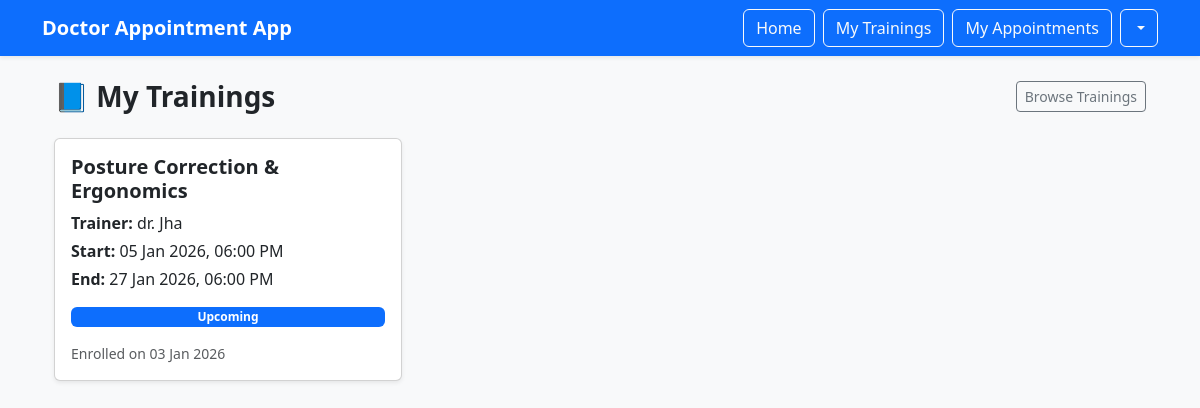
The app's page /training/my-trainings/ (signed in) with its own data.
### training/models.py (models this page shows, shortened)
class TrainingEnrollment(models.Model):
    course = models.ForeignKey(
        TrainingCourse,
        on_delete=models.CASCADE,
        related_name="enrollments"
    )
    user = models.ForeignKey(
        User,
        on_delete=models.CASCADE
    )
    full_name = models.CharField(max_length=100)
    phone = models.CharField(max_length=15)
    email = models.EmailField()
    enrolled_at = models.DateTimeField(auto_now_add=True)
    class Meta:
        unique_together = ("course", "user")

class TrainingCourse(models.Model):
    name = models.CharField(max_length=100)
    trainer_name = models.CharField(max_length=100)
    STATUS_CHOICES = [
        ("UPCOMING", "Upcoming"),
        ("ONGOING", "Ongoing"),
        ("COMPLETED", "Completed"),
    ]
    status = models.CharField(
        max_length=20,
        choices=STATUS_CHOICES,
        default="UPCOMING"
    )
    start_datetime = models.DateTimeField()
    end_datetime = models.DateTimeField()

### training/views.py (the view)
# urls.py: path("my-trainings/", my_trainings, name="my_trainings"),
@login_required
def my_trainings(request):
    enrollments = TrainingEnrollment.objects.select_related("course").filter(
        user=request.user
    ).order_by("-enrolled_at")
    return render(
        request,
        "training/my_trainings.html",
        {
            "enrollments": enrollments
        }
    )

### templates/training/my_trainings.html (shortened to what this page needs)
{% extends "base.html" %}
{% block content %}
<div class="container mt-4">
    <div class="d-flex justify-content-between align-items-center mb-4">
        <h3 class="fw-bold mb-0">📘 My Trainings</h3>
        <a href="{% url 'training:training_list' %}"
           class="btn btn-outline-secondary btn-sm">
            Browse Trainings
        </a>
    </div>
    {% if enrollments %}
    <div class="row g-4">
        {% for e in enrollments %}
        <div class="col-md-4">
            <div class="card h-100 shadow-sm">
                <div class="card-body d-flex flex-column">
                    <h5 class="fw-semibold">
                        {{ e.course.name }}
                    </h5>
                    <p class="mb-1">
                        <strong>Trainer:</strong>
                        {{ e.course.trainer_name }}
                    </p>
                    <p class="mb-1">
                        <strong>Start:</strong>
                        {{ e.course.start_datetime|date:"d M Y, h:i A" }}
                    </p>
                    <p class="mb-3">
                        <strong>End:</strong>
                        {{ e.course.end_datetime|date:"d M Y, h:i A" }}
                    </p>
                    {% if e.course.status == "UPCOMING" %}
                        <span class="badge bg-primary">Upcoming</span>
                    {% elif e.course.status == "ONGOING" %}
                        <span class="badge bg-success">Ongoing</span>
                    {% else %}
                        <span class="badge bg-secondary">Completed</span>
                    {% endif %}
                    <div class="mt-auto pt-3 text-muted small">
                        Enrolled on {{ e.enrolled_at|date:"d M Y" }}
                    </div>
                </div>
            </div>
        </div>
        {% endfor %}
    </div>
    {% endif %}
</div>
{% endblock %}

### records on screen
TrainingEnrollment: course.name "Posture Correction & Ergonomics", course.trainer_name "dr. Jha", course.start_datetime "05 Jan 2026, 06:00 PM", course.end_datetime "27 Jan 2026, 06:00 PM", shows "Upcoming", enrolled_at "03 Jan 2026"
